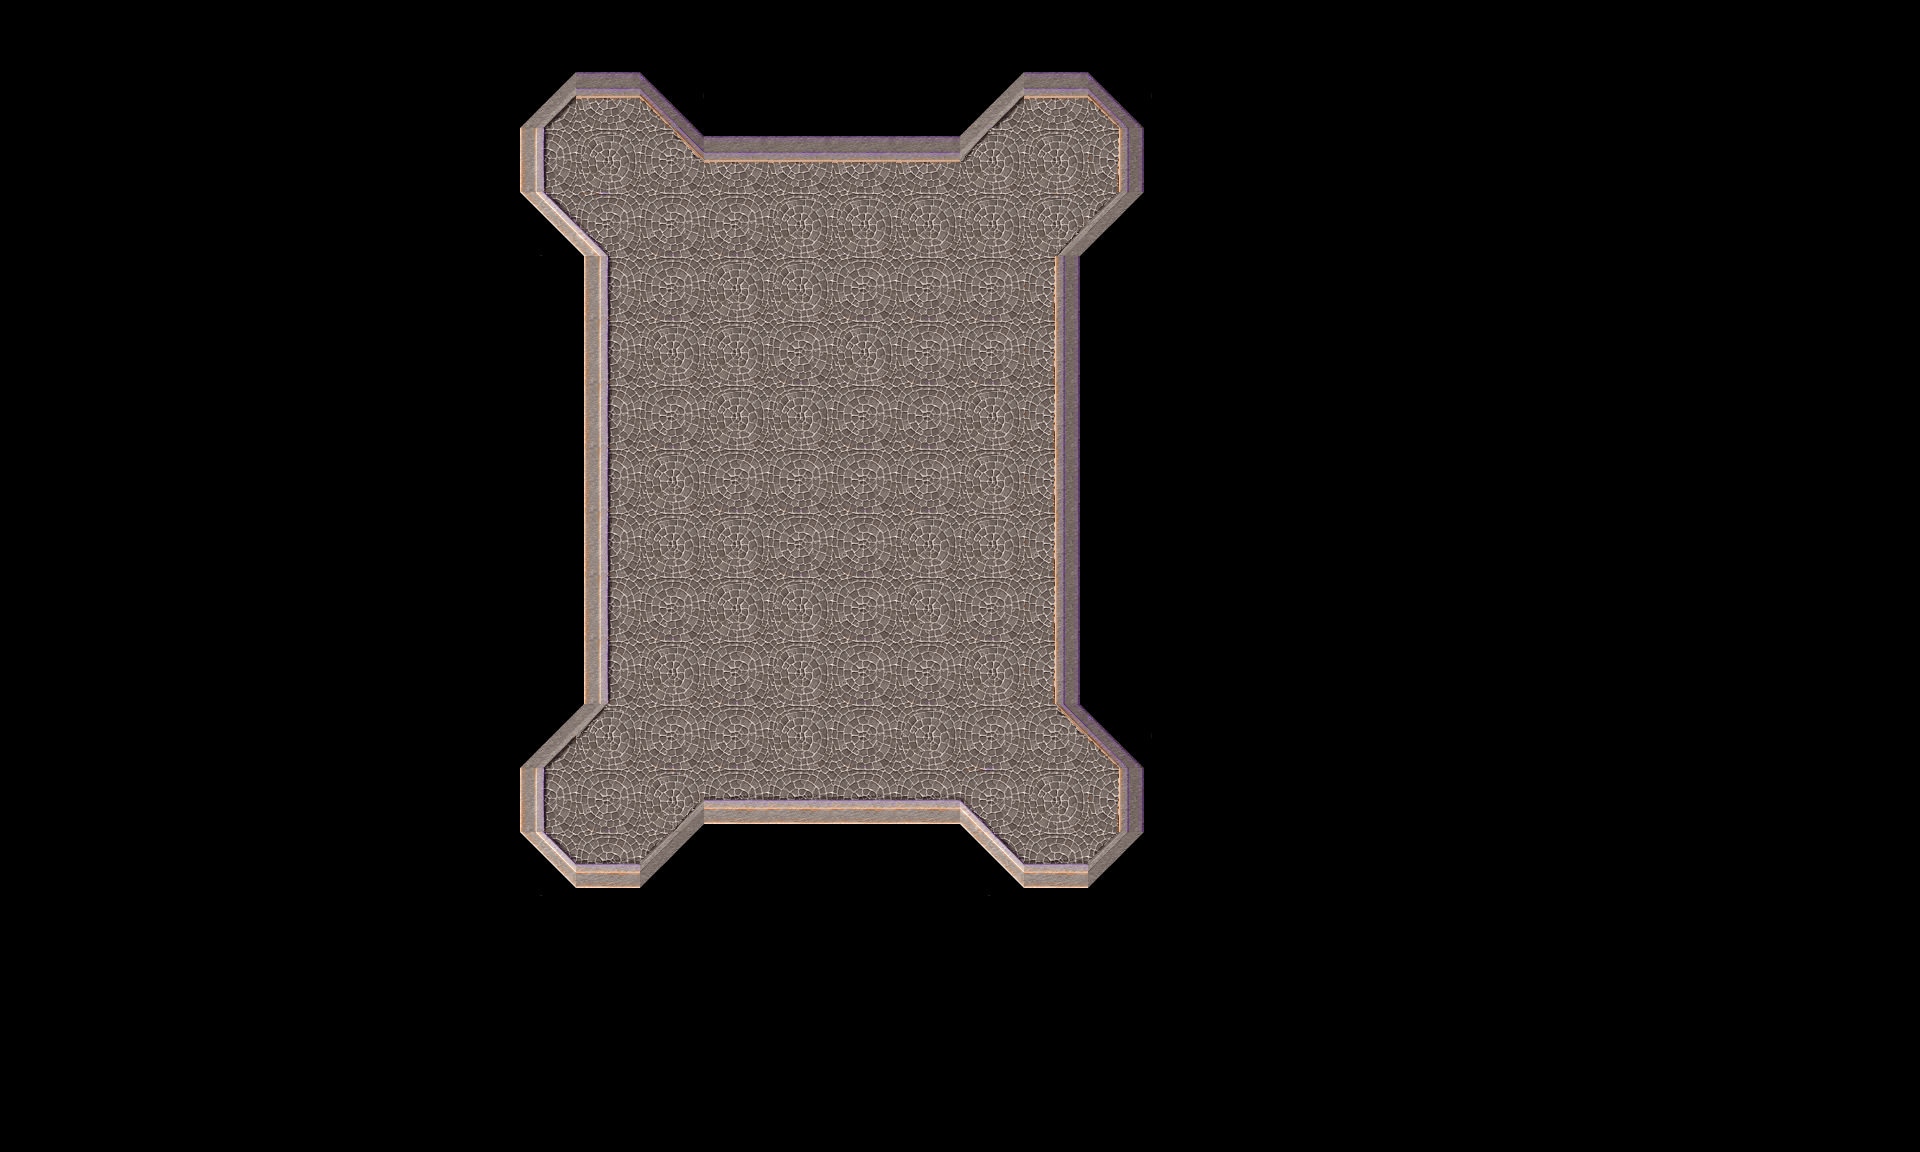

This game map was drawn from its Tiled (.tmx) file and the tilesets committed beside it. A one-line description and the trimmed map source follow:
An orthogonal 30x18 tile map with 64x64 px tiles, 2 tile layers (Kachelebene 3, Kachelebene 4), 2 hidden layers not drawn, 2 tilesets.

<map version="1.0" orientation="orthogonal" renderorder="right-down" width="30" height="18" tilewidth="64" tileheight="64" nextobjectid="1">
 <tileset firstgid="1" name="Dalaran_BrickTiles" tilewidth="64" tileheight="64">
  <image source="WC3/Dalaran/Dalaran_BrickTiles.png" width="256" height="256" />
  <terraintypes>
   <terrain name="dalaran" tile="-1" />
  </terraintypes>
  <tile id="0" terrain="0,0,0,0" />
  <tile id="1" terrain=",,,0" />
  <tile id="2" terrain=",,0," />
  <tile id="3" terrain=",,0,0" />
  <tile id="4" terrain=",0,," />
  <tile id="5" terrain=",0,,0" />
  <tile id="6" terrain=",0,0," />
  <tile id="7" terrain=",0,0,0" />
  <tile id="8" terrain="0,,," />
  <tile id="9" terrain="0,,,0" />
  <tile id="10" terrain="0,,0," />
  <tile id="11" terrain="0,,0,0" />
  <tile id="12" terrain="0,0,," />
  <tile id="13" terrain="0,0,,0" />
  <tile id="14" terrain="0,0,0," />
  <tile id="15" terrain="0,0,0,0" />
 </tileset>
 <tileset firstgid="17" name="Dalaran_RoundTiles" tilewidth="64" tileheight="64">
  <image source="WC3/Dalaran/Dalaran_RoundTiles.png" width="256" height="256" />
  <terraintypes>
   <terrain name="round" tile="-1" />
  </terraintypes>
  <tile id="0" terrain="0,0,0,0" />
  <tile id="1" terrain=",,,0" />
  <tile id="2" terrain=",,0," />
  <tile id="3" terrain=",,0,0" />
  <tile id="4" terrain=",0,," />
  <tile id="5" terrain=",0,,0" />
  <tile id="6" terrain=",0,0," />
  <tile id="7" terrain=",0,0,0" />
  <tile id="8" terrain="0,,," />
  <tile id="9" terrain="0,,,0" />
  <tile id="10" terrain="0,,0," />
  <tile id="11" terrain="0,,0,0" />
  <tile id="12" terrain="0,0,," />
  <tile id="13" terrain="0,0,,0" />
  <tile id="14" terrain="0,0,0," />
  <tile id="15" terrain="0,0,0,0" />
 </tileset>
 <layer name="Kachelebene 1" width="30" height="18" visible="0">
  <data>[540 cells, 197 non-empty, 12 distinct tile ids]</data>
 </layer>
 <layer name="Kachelebene 2" width="30" height="18" visible="0">
  <data>[540 cells, 197 non-empty, 12 distinct tile ids]</data>
 </layer>
 <layer name="Kachelebene 3" width="30" height="18">
  <data>[540 cells, 108 non-empty, 14 distinct tile ids]</data>
 </layer>
 <layer name="Kachelebene 4" width="30" height="18">
  <data>[540 cells, 0 non-empty, 0 distinct tile ids]</data>
 </layer>
</map>
